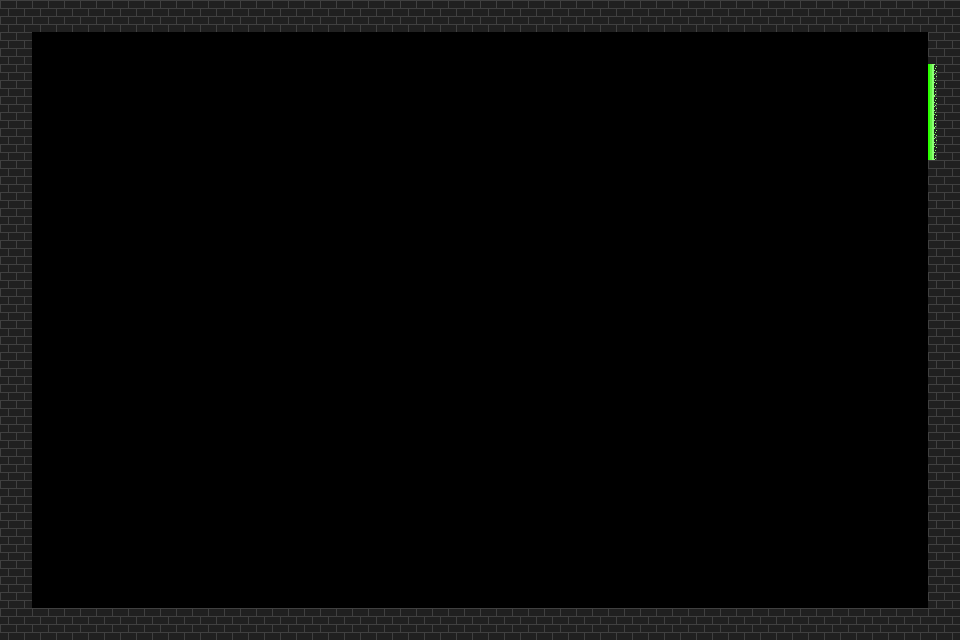

A 2D game scene composited from a Tiled map and its tileset images. What follows is a short description and the map's XML, with every tile layer's data as written:
An orthogonal 30x20 tile map with 32x32 px tiles, 1 tile layer (Tile Layer 1) and 6 objects.

<map version="1.10" tiledversion="1.10.2" orientation="orthogonal" renderorder="right-down" width="30" height="20" tilewidth="32" tileheight="32" infinite="0" nextlayerid="9" nextobjectid="7">
 <tileset firstgid="1" source="objects/Laser doors.tsx" />
 <layer id="1" name="Tile Layer 1" width="30" height="20">
  <data encoding="csv">
1,1,1,1,1,1,1,1,1,1,1,1,1,1,1,1,1,1,1,1,1,1,1,1,1,1,1,1,1,1,
1,0,0,0,0,0,0,0,0,0,0,0,0,0,0,0,0,0,0,0,0,0,0,0,0,0,0,0,0,1,
1,0,0,0,0,0,0,0,0,0,0,0,0,0,0,0,0,0,0,0,0,0,0,0,0,0,0,0,0,8,
1,0,0,0,0,0,0,0,0,0,0,0,0,0,0,0,0,0,0,0,0,0,0,0,0,0,0,0,0,8,
1,0,0,0,0,0,0,0,0,0,0,0,0,0,0,0,0,0,0,0,0,0,0,0,0,0,0,0,0,8,
1,0,0,0,0,0,0,0,0,0,0,0,0,0,0,0,0,0,0,0,0,0,0,0,0,0,0,0,0,1,
1,0,0,0,0,0,0,0,0,0,0,0,0,0,0,0,0,0,0,0,0,0,0,0,0,0,0,0,0,1,
1,0,0,0,0,0,0,0,0,0,0,0,0,0,0,0,0,0,0,0,0,0,0,0,0,0,0,0,0,1,
1,0,0,0,0,0,0,0,0,0,0,0,0,0,0,0,0,0,0,0,0,0,0,0,0,0,0,0,0,1,
1,0,0,0,0,0,0,0,0,0,0,0,0,0,0,0,0,0,0,0,0,0,0,0,0,0,0,0,0,1,
1,0,0,0,0,0,0,0,0,0,0,0,0,0,0,0,0,0,0,0,0,0,0,0,0,0,0,0,0,1,
1,0,0,0,0,0,0,0,0,0,0,0,0,0,0,0,0,0,0,0,0,0,0,0,0,0,0,0,0,1,
1,0,0,0,0,0,0,0,0,0,0,0,0,0,0,0,0,0,0,0,0,0,0,0,0,0,0,0,0,1,
1,0,0,0,0,0,0,0,0,0,0,0,0,0,0,0,0,0,0,0,0,0,0,0,0,0,0,0,0,1,
1,0,0,0,0,0,0,0,0,0,0,0,0,0,0,0,0,0,0,0,0,0,0,0,0,0,0,0,0,1,
1,0,0,0,0,0,0,0,0,0,0,0,0,0,0,0,0,0,0,0,0,0,0,0,0,0,0,0,0,1,
1,0,0,0,0,0,0,0,0,0,0,0,0,0,0,0,0,0,0,0,0,0,0,0,0,0,0,0,0,1,
1,0,0,0,0,0,0,0,0,0,0,0,0,0,0,0,0,0,0,0,0,0,0,0,0,0,0,0,0,1,
1,0,0,0,0,0,0,0,0,0,0,0,0,0,0,0,0,0,0,0,0,0,0,0,0,0,0,0,0,1,
1,1,1,1,1,1,1,1,1,1,1,1,1,1,1,1,1,1,1,1,1,1,1,1,1,1,1,1,1,1
</data>
 </layer>
 <objectgroup id="2" name="collisions">
  <object id="1" x="0" y="0" width="960" height="32" />
  <object id="2" x="928" y="32" width="32" height="608" />
  <object id="3" x="0" y="608" width="928" height="32" />
  <object id="4" x="0" y="32" width="32" height="576" />
 </objectgroup>
 <objectgroup id="3" name="green-finish">
  <object id="5" x="927" y="64.3636" width="7.36364" height="95.2727" />
 </objectgroup>
 <objectgroup id="4" name="red-finish" />
 <objectgroup id="5" name="standard-finish" />
 <objectgroup id="6" name="green-doors" />
 <objectgroup id="7" name="red-doors" />
 <objectgroup id="8" name="spawn">
  <object id="6" x="576" y="96" width="32" height="32" />
 </objectgroup>
</map>
